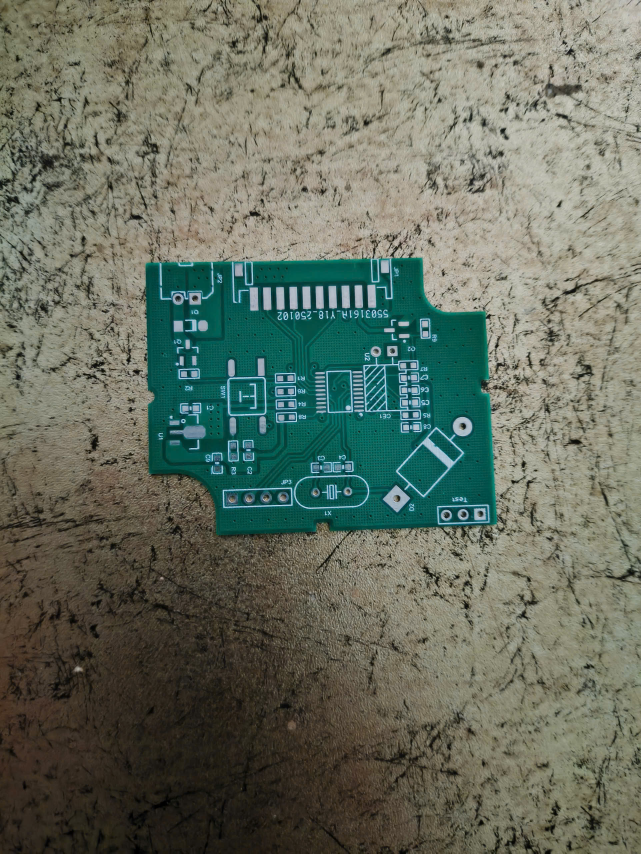
#> input picture test/miss.jpg, 1922 x 2560 px (shown at 1/3 size)
$ python -i detect_components_via_cam_app.py   (imports and definitions only)
#> lines starting #> are read from the running program, lines starting #| are printed output that depends on the picture; after the words box and inside, x2 and y2 are one past the last pixel; in counts of white or black regions, pixels touching at a corner belong together
#> further down, picture is the input picture: shape (2560, 1922, 3); mean B, G, R 96.7, 110.7, 102.6
import cv2
from ultralytics import YOLO
import numpy as np


def crop_pcb_image(image):
    """ Cắt vùng PCB từ ảnh và trả về ảnh đã cắt """
    gray = cv2.cvtColor(image, cv2.COLOR_BGR2GRAY)
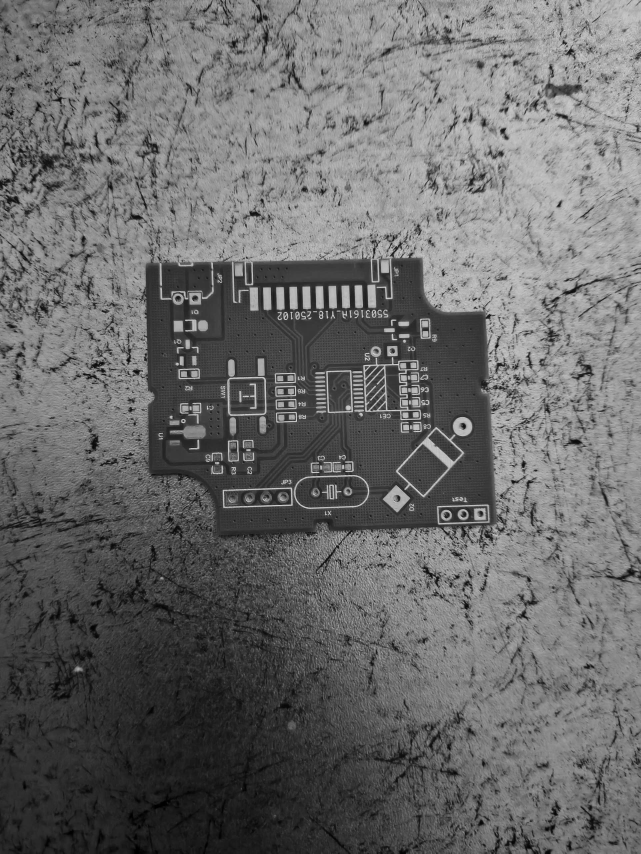
#> gray: shape (2560, 1922) (shown at 1/3 size); min 0, max 248, mean 106.7
    blurred = cv2.GaussianBlur(gray, (5, 5), 0)
    edges = cv2.Canny(blurred, 30, 100)
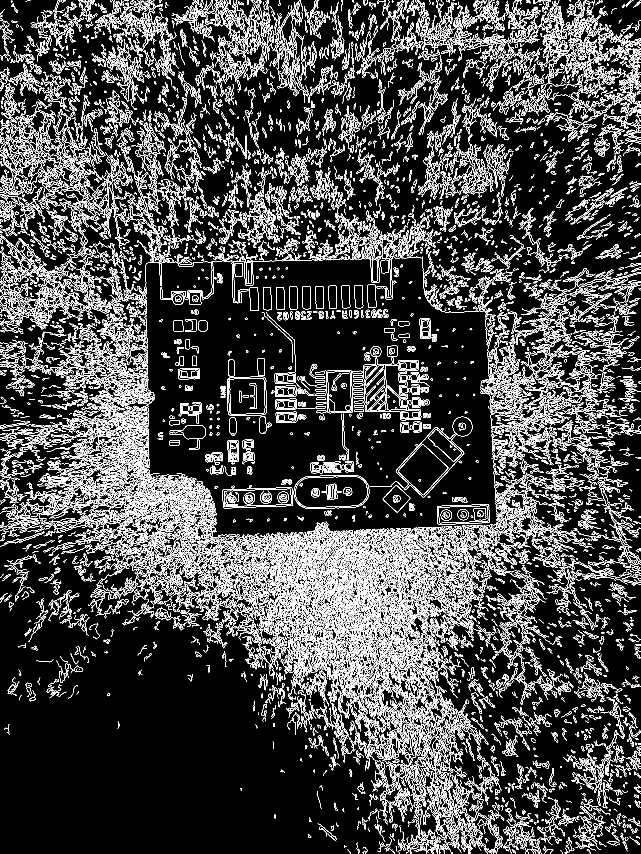
#> edges: shape (2560, 1922) (shown at 1/3 size); 12% white in thin lines or dots

    kernel = cv2.getStructuringElement(cv2.MORPH_RECT, (3, 3))
    edges = cv2.dilate(edges, kernel, iterations=1)
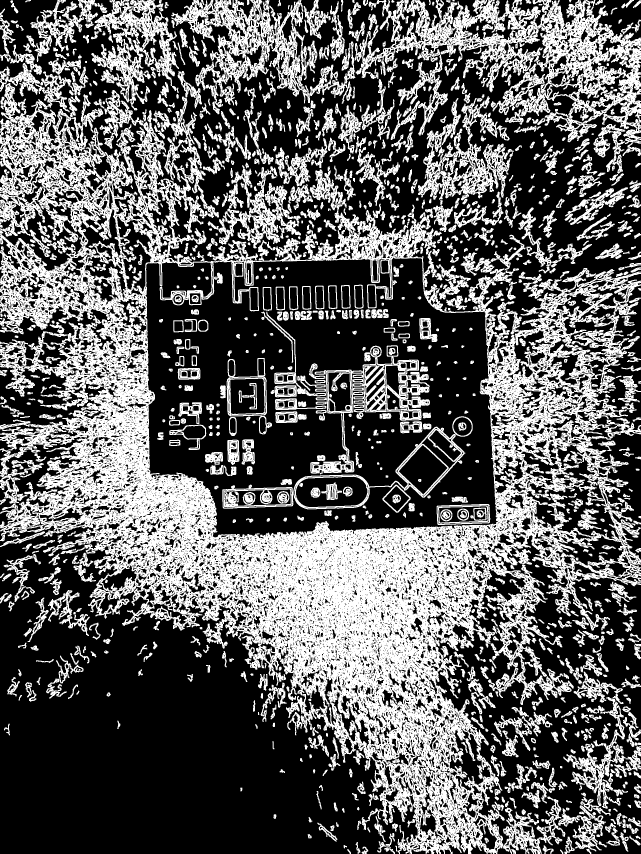
#> edges: shape (2560, 1922) (shown at 1/3 size); 37.2% white; 1251 white regions (2 under 20 px)

    contours, _ = cv2.findContours(edges, cv2.RETR_EXTERNAL, cv2.CHAIN_APPROX_SIMPLE)
#> contours = 942 contours, 5 with area under 20; largest, box (x1, y1, x2, y2) and area: (0, 189, 1922, 2560) 2241378, (1065, 0, 1922, 468) 165722, (514, 0, 1066, 322) 69234, (274, 0, 537, 331) 36562, (1254, 294, 1541, 601) 31470

    if not contours:
        print("Không tìm thấy viền PCB.")
        return None

    largest_contour = max(contours, key=cv2.contourArea)
#> largest_contour = contour of 37628 points, box (x1, y1, x2, y2) (0, 189, 1922, 2560), area 2241378
    x, y, w, h = cv2.boundingRect(largest_contour)
#> x = 0; y = 189; w = 1922; h = 2371
    cropped = image[y:y+h, x:x+w]
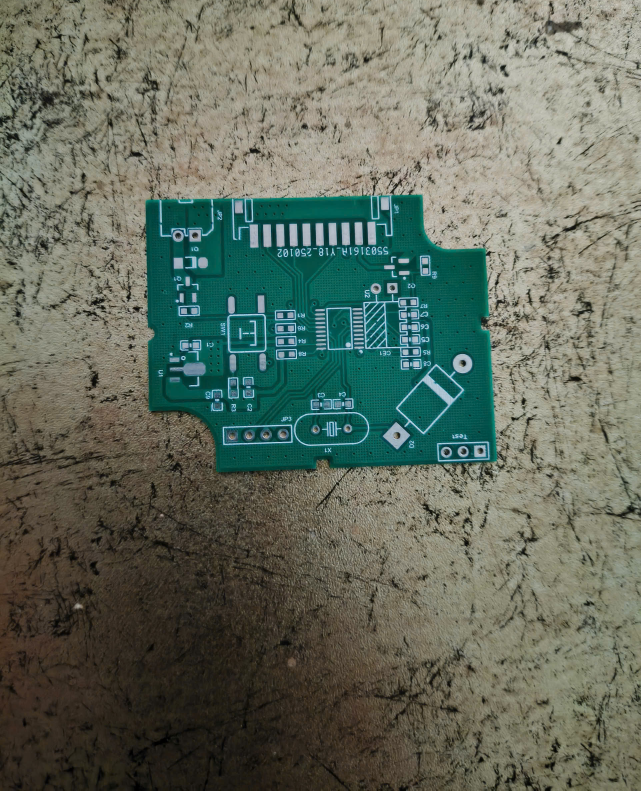
#> cropped: shape (2371, 1922, 3) (shown at 1/3 size); mean B, G, R 94.9, 108.5, 99.5
    return cropped


# [1 line that did not run here, left out]
# cap = cv2.VideoCapture(0)
# [1 line not run here, left out]

captured_image = None  # Lưu ảnh chụp để xử lý YOLO

# [34 lines not run here, left out]

>>> import cv2
>>> picture = cv2.imread('test/miss.jpg')
>>> result = crop_pcb_image(picture)

$ run again, on test/test_preprocessing.jpg
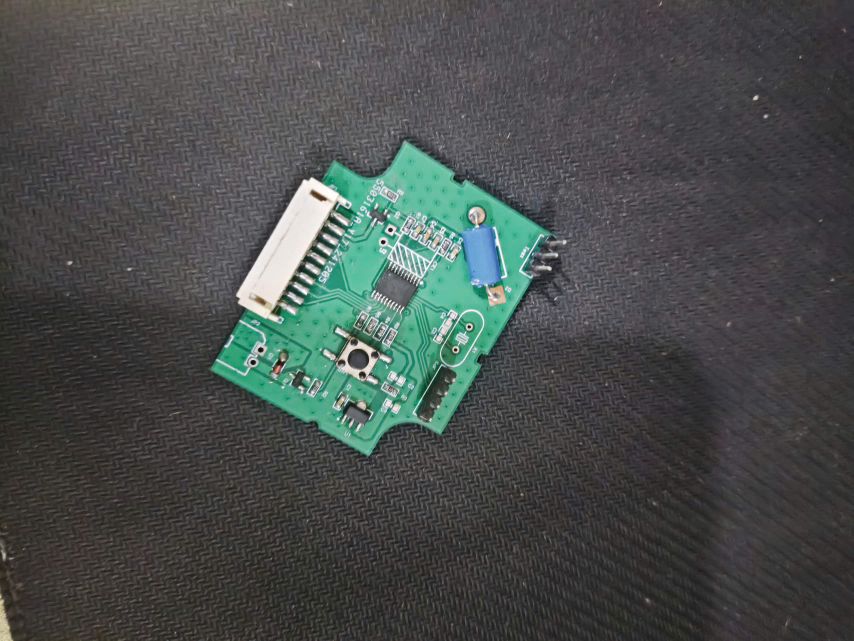
#> input picture test/test_preprocessing.jpg, 2560 x 1922 px (shown at 1/3 size)
#> picture is the input picture: shape (1922, 2560, 3); mean B, G, R 76.2, 77.5, 72.6
#> in crop_pcb_image, `edges = cv2.dilate(edges, kernel, iterations=1)`:
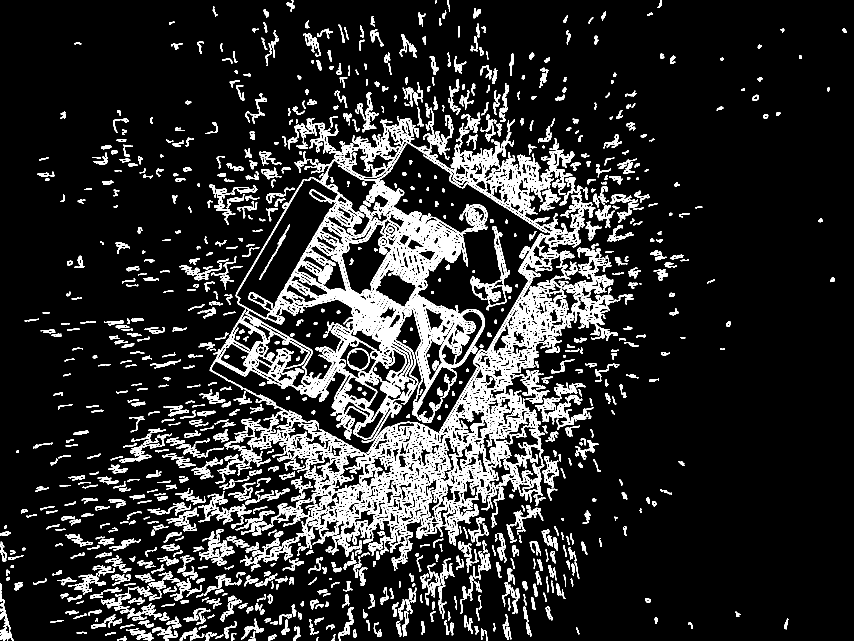
#> edges: shape (1922, 2560) (shown at 1/3 size); 13.1% white; 1171 white regions
#> contours = 1133 contours, 2 with area under 20; largest, box (x1, y1, x2, y2) and area: (629, 323, 1898, 1668) 630235, (1411, 679, 1535, 931) 7038, (1379, 612, 1463, 702) 4238, (1732, 743, 1833, 836) 3320, (1702, 574, 1786, 742) 2930
#> largest_contour = contour of 22280 points, box (x1, y1, x2, y2) (629, 323, 1898, 1668), area 630235
#> x = 629; y = 323; w = 1269; h = 1345
#> in crop_pcb_image, `cropped = image[y:y+h, x:x+w]`:
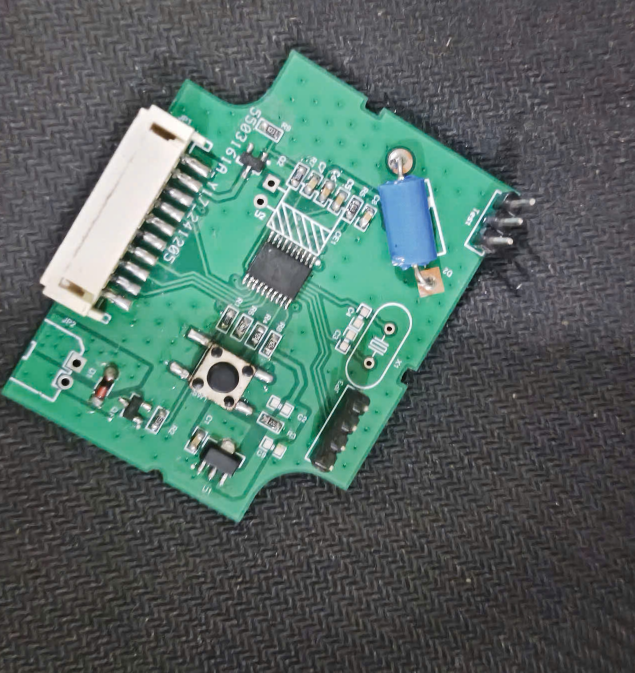
#> cropped: shape (1345, 1269, 3) (shown at 1/2 size); mean B, G, R 98.4, 103.5, 84.2

$ run again, on test/z6228844718618_d10a22edb95076d13d4e2ec4a114bd79.jpg
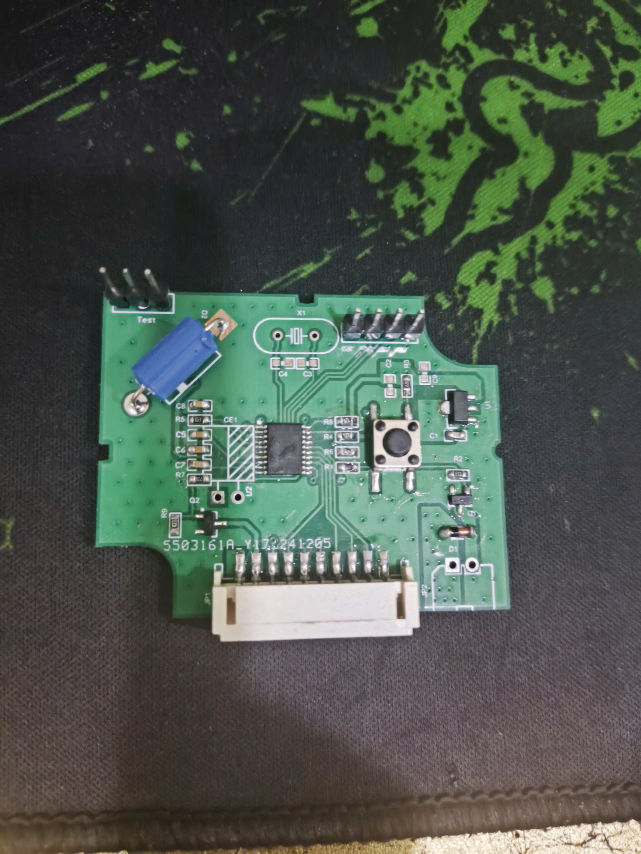
#> input picture test/z6228844718618_d10a22edb95076d13d4e2ec4a114bd79.jpg, 1922 x 2560 px (shown at 1/3 size)
#> picture is the input picture: shape (2560, 1922, 3); mean B, G, R 76.1, 85.1, 75.5
#> in crop_pcb_image, `edges = cv2.dilate(edges, kernel, iterations=1)`:
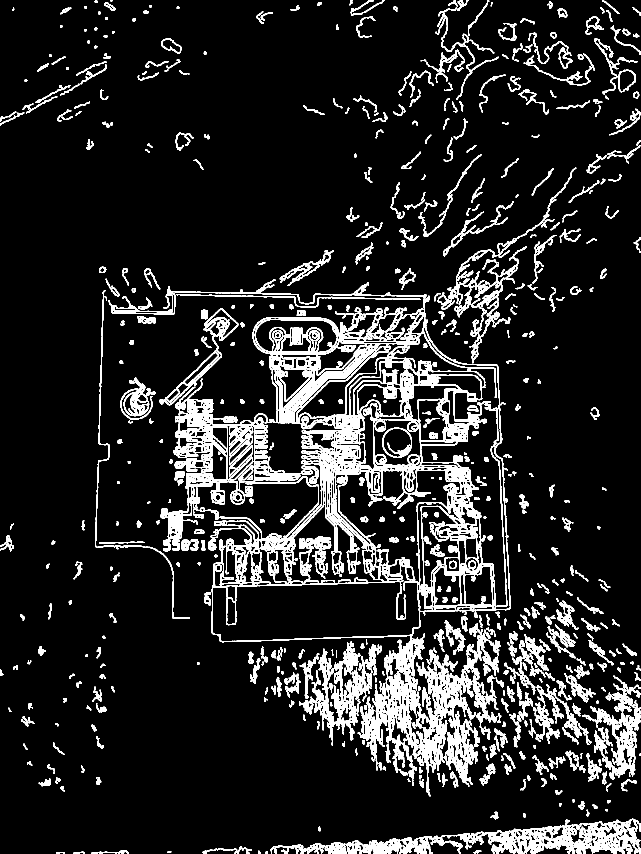
#> edges: shape (2560, 1922) (shown at 1/3 size); 11% white; 739 white regions (2 under 20 px)
#> contours = 670 contours, 3 with area under 20; largest, box (x1, y1, x2, y2) and area: (325, 838, 1533, 1927) 489024, (1073, 1888, 1502, 2389) 69202, (980, 2456, 1922, 2560) 43032, (1747, 2027, 1922, 2339) 14106, (993, 1928, 1145, 2221) 13012
#> largest_contour = contour of 6985 points, box (x1, y1, x2, y2) (325, 838, 1533, 1927), area 489024
#> x = 325; y = 838; w = 1208; h = 1089
#> in crop_pcb_image, `cropped = image[y:y+h, x:x+w]`:
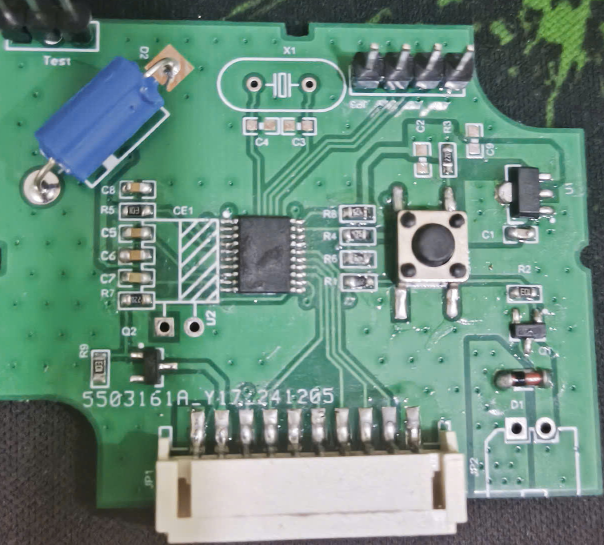
#> cropped: shape (1089, 1208, 3) (shown at 1/2 size); mean B, G, R 126.8, 140.2, 107.8

$ run again, on test/z6228844731591_44148e6be58c73fe9fb4aa39b6fd7431.jpg
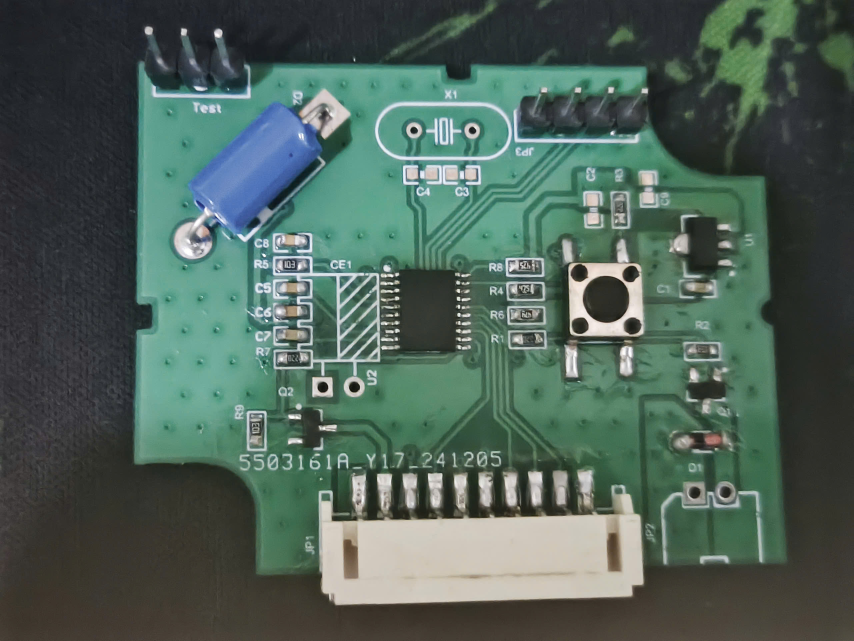
#> input picture test/z6228844731591_44148e6be58c73fe9fb4aa39b6fd7431.jpg, 2560 x 1922 px (shown at 1/3 size)
#> picture is the input picture: shape (1922, 2560, 3); mean B, G, R 88.2, 97.5, 77.9
#> in crop_pcb_image, `edges = cv2.dilate(edges, kernel, iterations=1)`:
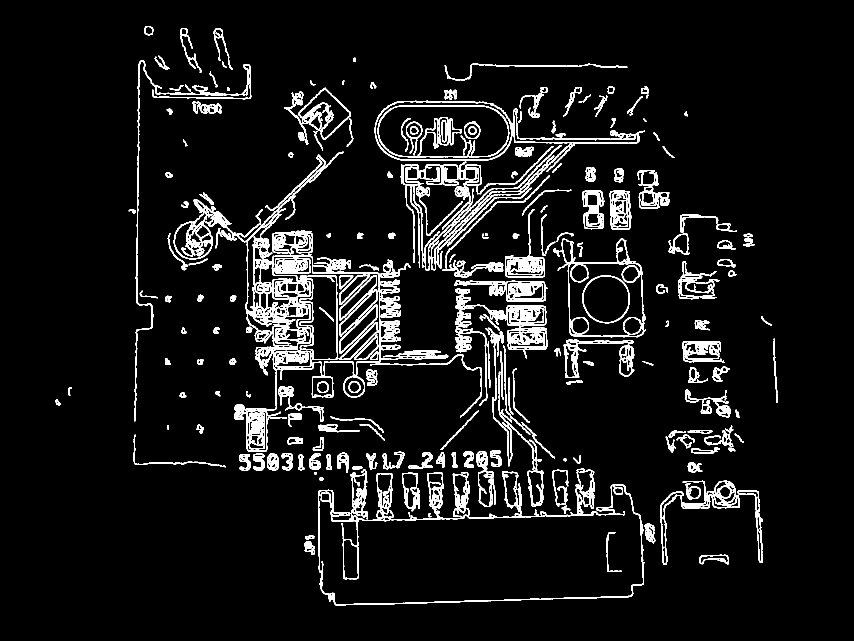
#> edges: shape (1922, 2560) (shown at 1/3 size); 6.3% white; 326 white regions (4 under 20 px)
#> contours = 274 contours, 2 with area under 20; largest, box (x1, y1, x2, y2) and area: (954, 1414, 1933, 1817) 261926, (703, 727, 1202, 1355) 111665, (1124, 302, 1935, 516) 73455, (1673, 715, 1938, 1012) 53134, (521, 455, 1031, 881) 22574
#> largest_contour = contour of 1241 points, box (x1, y1, x2, y2) (954, 1414, 1933, 1817), area 261926
#> x = 954; y = 1414; w = 979; h = 403
#> in crop_pcb_image, `cropped = image[y:y+h, x:x+w]`:
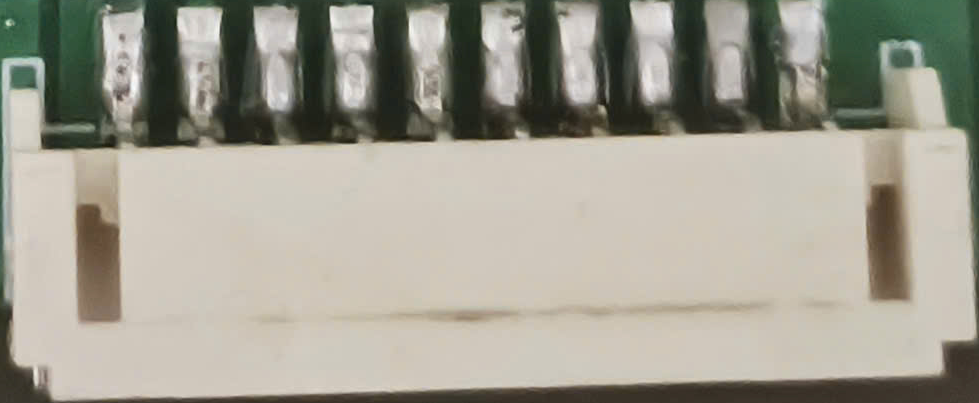
#> cropped: shape (403, 979, 3); mean B, G, R 144.2, 156.8, 159.7
